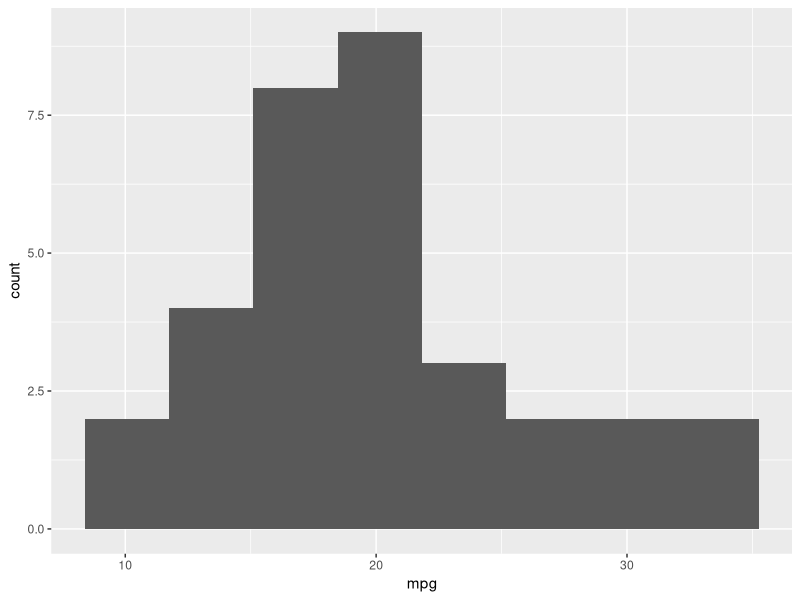
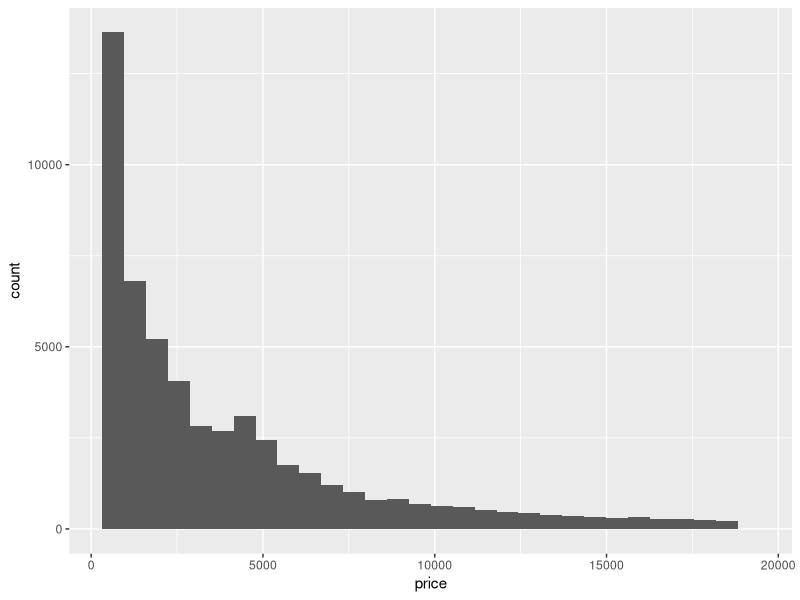
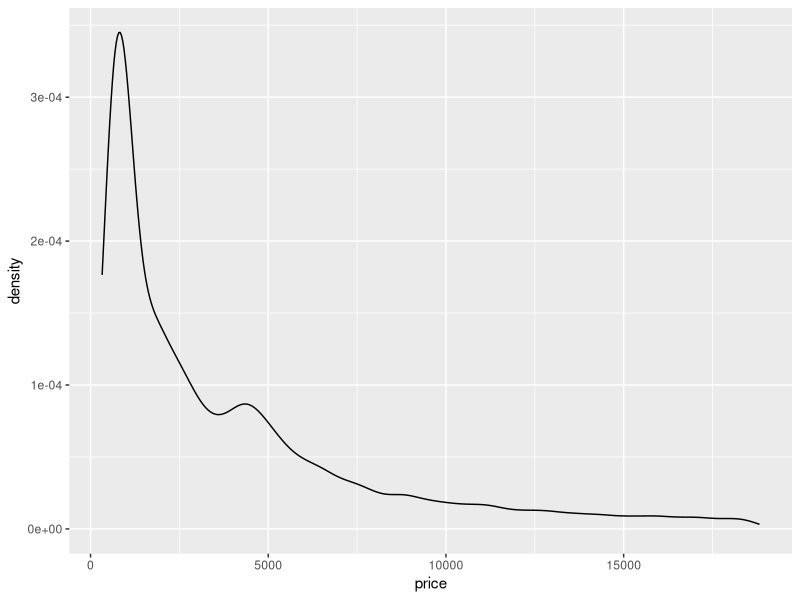
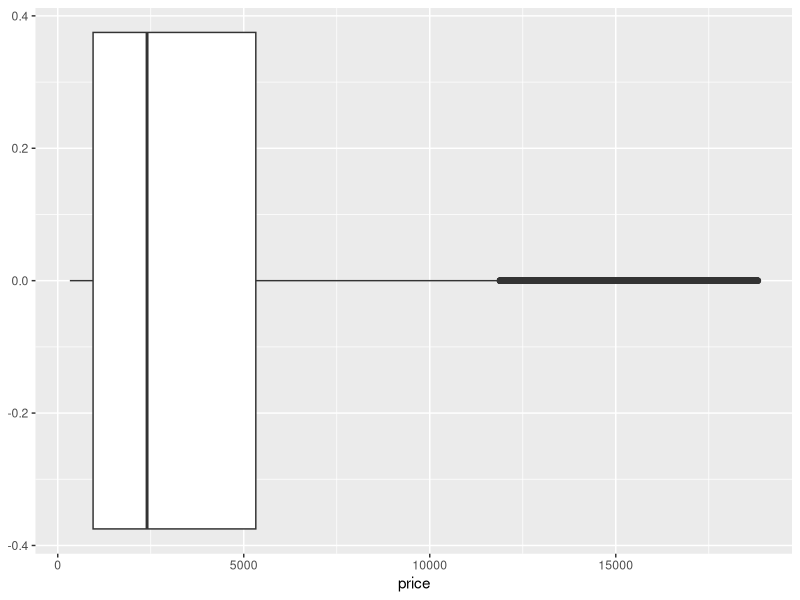
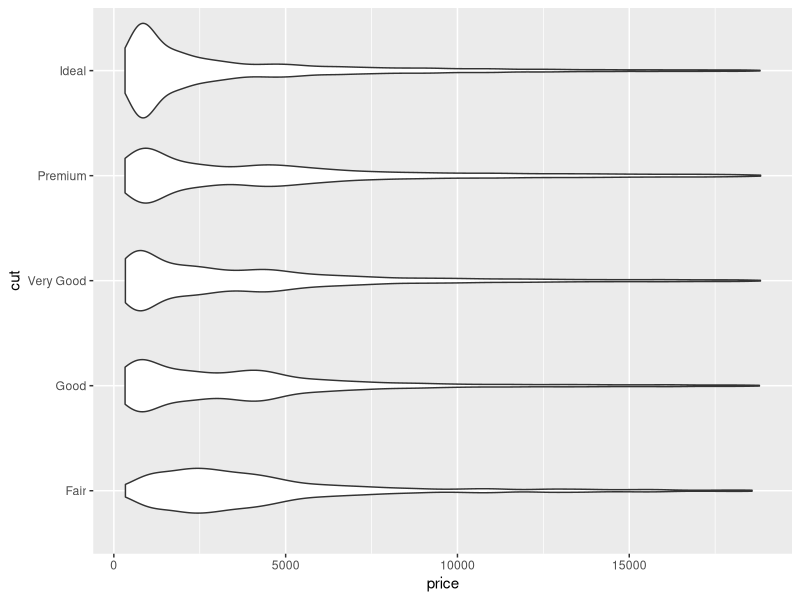
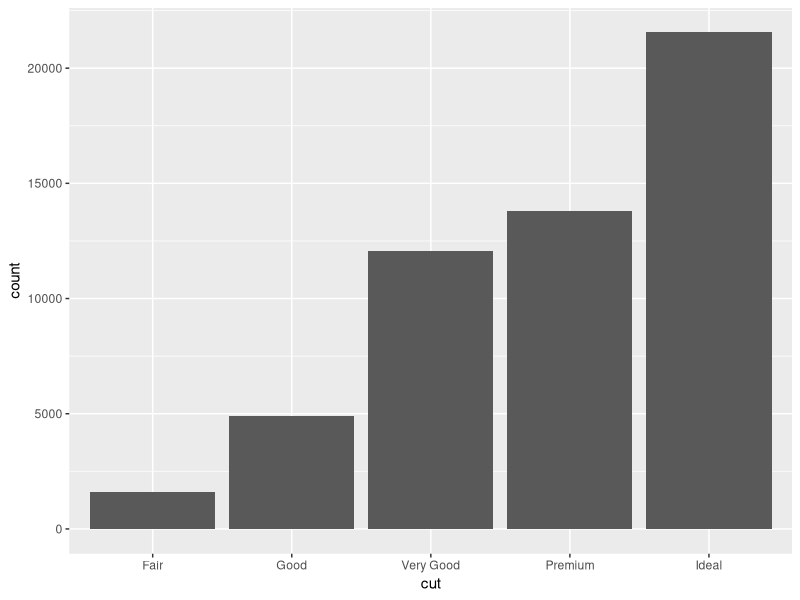
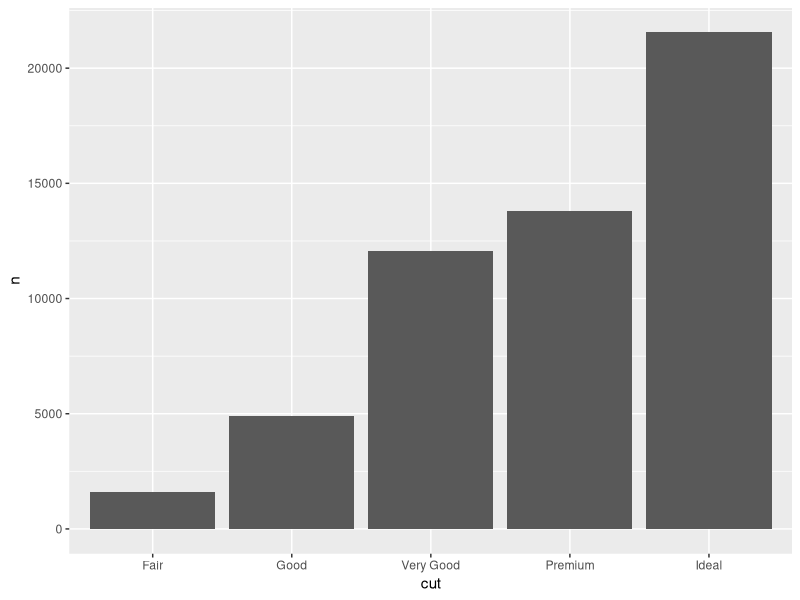
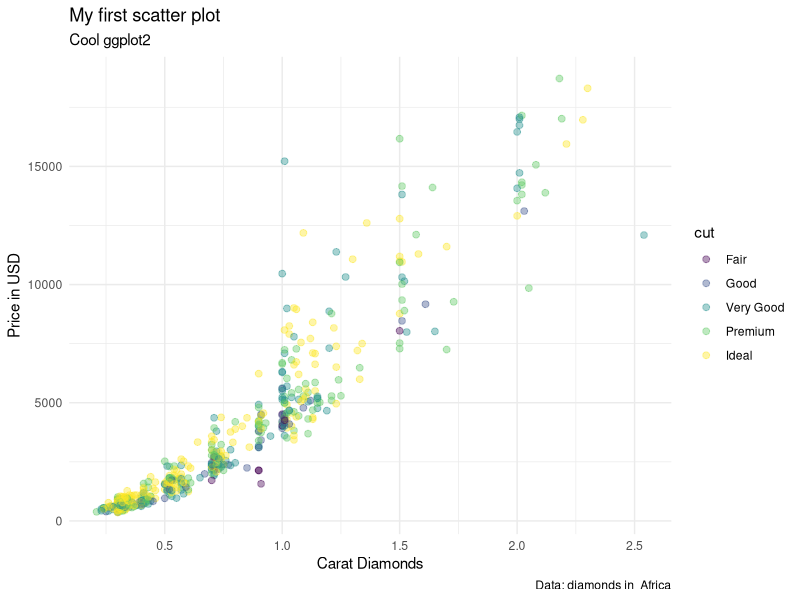

The R script that drew these images, in order: (Note: this script raises an error after producing the figures.)
## grammar of graphics
## library(ggplot2) 2-D 

library(tidyverse)
library(ggthemes)

## how to choose visualization
## 1. number of variables
## 2. data type

## basic syntax

ggplot(data = mtcars,
       mapping = aes(x = mpg)) + 
  geom_histogram(bins=8)

## one variable + continuous (number)

 ggplot(diamonds,
        aes(x = price)) +
   geom_histogram()

 ggplot(diamonds,
        aes(x = price)) +
   geom_density()

 ## DRY:Donot Repeat Yourself
 base <- ggplot(diamonds, aes(x = price))
 p1 <- base + geom_histogram()
 p2 <- base + geom_density()

 ## Boxplot
 ggplot(diamonds, aes(x=price)) +
    geom_boxplot()
 
 ## Violin Plot
 ggplot(diamonds, aes(x=price, y=cut)) +
   geom_violin()
 
## one variable + discrete (factor)
ggplot(diamonds,
       aes(cut)) + 
  geom_bar()

diamonds %>%
  count(cut) %>%
  ggplot(data = ., mapping=aes(x=cut, y=n)) +
  geom_col()

## two variables: number x number

## scatter plot
## setting vs. mapping
set.seed(99)
ggplot(diamonds %>% sample_n(500),
       # mapping
       mapping = aes(x=carat, y=price, 
                     color=cut)) +
  # setting
  geom_point(alpha = 0.4, size=2) +
  labs(
    title="My first scatter plot",
    subtitle="Cool ggplot2",
    caption="Data: diamonds in  Africa",
    y = "Price in USD",
    x = "Carat Diamonds"
  ) + 
  theme_minimal()

## shortcut qplot()
## quick plot

qplot(x = carat, data = diamonds, geom = "density")
qplot(x = carat, data = diamonds, geom = "histogram")
qplot(x = cut, data = diamonds, geom = "bar")

## layers in ggplot2
base <- ggplot(diamonds %>% 
                 sample_n(1000) %>%
                 filter(carat <= 2.8),
               aes(x=carat, y=price))

p3 <- base + 
  theme_minimal() +
  geom_point(alpha=0.2, color="#d2e80e") + 
  geom_smooth(method="loess", se=TRUE) + #fill="gold",
  #color="red") # lm , loess
  geom_rug()
  
## bar plot
ggplot(diamonds, aes(cut, fill=clarity)) +
  geom_bar(position="fill") + # dodge,fill,default
  theme_minimal()
  
## How to change color?
ggplot(diamonds, aes(cut, fill=cut)) +
  geom_bar() +
  theme_minimal() + 
  scale_fill_manual()

## heat map color scale
ggplot(diamonds %>%
         sample_frac(0.1), aes(carat, price, color=price)) +
  geom_point(alpha=0.3) +
  theme_minimal() +
  scale_color_gradient(low = "gold", high = "purple") 
    
## multiple sub-plots

ggplot(diamonds %>%
         sample_frac(0.2), aes(carat,price)) +
  geom_point(alpha=0.2, size=2, color="red") +
  geom_smooth(method="lm", color="black") +
  theme_minimal() +
  facet_grid(~ cut)

## multiple dataframes

m1 <- mtcars %>% filter(mpg > 30)
m2 <- mtcars %>% filter(mpg <= 20)

ggplot() +
  theme_minimal() +
  geom_point(data=m1, aes(wt, mpg), color="blue") +
  geom_point(data=m2, aes(wt, mpg), color="red", size=3)

library(patchwork)
p1 <- qplot(hwy, data=mpg, geom="density")
p2 <- qplot(cty, data=mpg, geom="histogram")
p3 <- qplot(cty, hwy, data=mpg, geom="point")
p4 <- qplot(cty, hwy, data=mpg, geom="smooth")

(p1 + p2 + p3) / p4

p1 / (p2 + p3 + p4)

